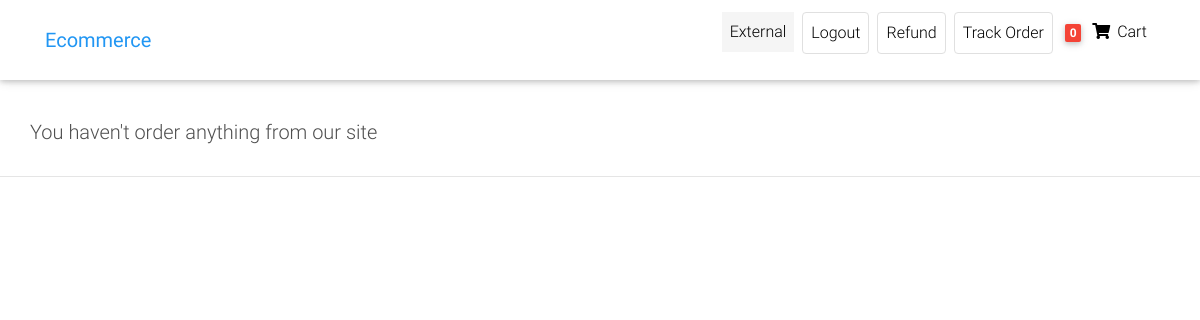
Page /track-order/ (signed in) on the earlier database version.
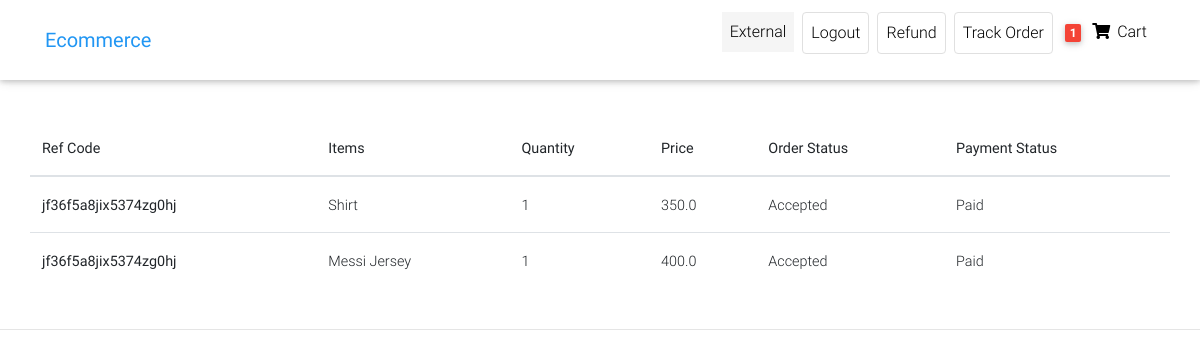
Same page on the later database version.
### front/models.py (models this page shows, shortened)
class Customer(AbstractUser):#Users is customer here
    phone=models.CharField(max_length=12,default="")
    gender=models.CharField(max_length=15,default="")
    user_address=models.CharField(max_length=50,default="")

class Order(models.Model):
    user=models.ForeignKey(Customer,on_delete=models.CASCADE)
    ref_code=models.CharField(max_length=20,blank=True,null=True)
    items=models.ManyToManyField(OrderItem)
    start_date = models.DateTimeField(auto_now_add=True)
    ordered_date=models.DateField()
    ordered=models.BooleanField(default=False)#it check whether has been ordered or not
    billing_address=models.ForeignKey('Address',related_name='billing_address',on_delete=models.SET_NULL,blank=True,null=True)
    shipping_address=models.ForeignKey('Address',related_name='shipping_address',on_delete=models.SET_NULL,blank=True,null=True)
    payment_detail=models.ForeignKey('Payments',on_delete=models.SET_NULL,blank=True,null=True)
    coupon=models.ForeignKey('Coupon',on_delete=models.SET_NULL,blank=True,null=True)
    being_delivered=models.BooleanField(default=False)#deliver hogaya
    received=models.BooleanField(default=False)#order hmne receive karliya
    order_status=models.CharField(choices=status,max_length=10,default='Pe')
    refund_requested=models.BooleanField(default=False)
    refund_granted=models.BooleanField(default=False)
    def __str__(self):
        return self.user.username

class OrderItem(models.Model):
    user=models.ForeignKey(Customer,on_delete=models.CASCADE,null=True,blank=True)
    ordered=models.BooleanField(default=False)
    item=models.ForeignKey(Item,on_delete=models.CASCADE)
    quantity=models.IntegerField(default=1)
    def get_total_item_price(self):
        totalprice=self.item.price * self.quantity
        return totalprice
    def get_total_item_discount_price(self):
        if self.item.discount_price:
            totalprice=self.item.discount_price * self.quantity
            return totalprice
        else:
            return self.get_total_item_price()
    def get_final_price(self):
        if self.get_total_item_discount_price():
            return self.get_total_item_discount_price()
        return self.get_total_item_price()

class Item(models.Model):
    upload_path = 'Images'
    title=models.CharField(max_length=50)
    price=models.FloatField()
    discount_price=models.FloatField(blank=True,null=True)
    category=models.CharField(choices=CATEGORY_CHOICES,max_length=2)
    label=models.CharField(choices=LABEL_CHOICES,max_length=1)
    slug=models.SlugField(blank=True)
    description=models.TextField()
    image=models.ImageField(upload_to=upload_path,null=True,blank=True)

### front/views.py (the view)
# urls.py: path('track-order/',  views.track_order, name='track-order'),
@login_required(login_url="login/")
def track_order(request):
    ordered_items=Order.objects.prefetch_related('items').filter(user=request.user,ordered=True)
    print(ordered_items)
    '''for order in ordered_items:
        print(order.items.all())'''#it is for debugging
    context={'ordered_items':ordered_items}
    return render(request,'Ecommerce/track_order.html',context)

### front/templatetags/cart_template_tags.py (called while the page is built)
@register.filter
def cart_item_count(user):
    if user.is_authenticated:
        qs=Order.objects.filter(user=user,ordered=False)
        if qs.exists():
            return qs[0].items.count()
    return 0

### front/templates/Ecommerce/track_order.html (shortened to what this page needs)
{% extends "Ecommerce/home-page.html" %}
{% load static %}
{% load cart_template_tags %}
{% block body %}
  {% include 'Ecommerce/navbar.html' %}
  <main class="mt-5 pt-4">
    <div class="container dark-grey-text mt-5">
      <div class="row wow fadeIn">
        {% if  ordered_items and user.is_authenticated %}
        <table class="table">
            <thead>
              <tr>
                <th scope="col">Ref Code</th>
                <th scope="col"> Items</th>
                <th scope="col"> Quantity</th>
                <th scope="col">Price</th>
                <th scope="col">Order Status</th>
                <th scope="col">Payment Status</th>
              </tr>
            </thead>
            <tbody>
                {% for order in ordered_items %}
                {% for orderitems in order.items.all %}
              <tr>
                <th scope="row">{{order.ref_code}}</th>
                <td>{{orderitems.item.title}}</td>
                <td>{{orderitems.quantity}}</td>
                <td>{{orderitems.get_final_price}}</td>
                <td>{{order.get_order_status_display}}</td>
                <td>
                    {% if order.payment_detail.paid %}Paid{% else %}Not Paid{% endif %}
                </td>
              </tr>
              {% endfor %}
              {% endfor %}
            </tbody>
          </table>
          {% else %}
          <h5>You haven't order anything from our site</h5>
    {% endif %}
      </div>
      </div>
  </main>
  <footer class="page-footer text-center font-small mt-4 wow fadeIn">
    <hr class="my-4">
  </footer>
  {% endblock body %}

### front/templates/Ecommerce/navbar.html (shortened to what this page needs)
{% load cart_template_tags %}
 <nav class="navbar fixed-top navbar-expand-lg navbar-light white scrolling-navbar">
    <div class="container">
      <a class="navbar-brand waves-effect" href="/" >
        <strong class="blue-text">Ecommerce</strong>
      </a>
      <div class="collapse navbar-collapse" id="navbarSupportedContent">
        <ul class="navbar-nav nav-flex-icons">
          {% if request.user.is_authenticated %}
          <li class="nav-item mx-1">
            <p class="nav-link  "
            style="background-color:whitesmoke;"
             >
              {{request.user.first_name}}
          </p>
          </li>
          <li class="nav-item mx-1">
            <a href="{% url 'account_logout' %}" class="nav-link border border-light rounded waves-effect"
             >
              Logout
            </a>
          </li>
          <li class="nav-item mx-1">
            <a href="{% url 'request-refund' %}" class="nav-link border border-light rounded waves-effect"
             >
              Refund
            </a>
          </li>
          <li class="nav-item mx-1">
            <a href="{% url 'track-order' %}" class="nav-link border border-light rounded waves-effect"
            >
              Track Order
            </a>
          </li>
          {% endif %}
          {% if user.is_authenticated %}
          <li class="nav-item">
            <a href="{% url 'order-summary' %}" class="nav-link waves-effect">
              <span class="badge red z-depth-1 mr-1"> {{request.user|cart_item_count}} </span>
              <i class="fas fa-shopping-cart"></i>
              <span class="clearfix d-none d-sm-inline-block"> Cart </span>
            </a>
          </li>
          {% endif %}
        </ul>
      </div>
    </div>
  </nav>

Differences in the rows shown:
changed Customer "External": user|cart_item_count "0" → "1"
added Order: ref_code "jf36f5a8jix5374zg0hj", order_status "Accepted"
added OrderItem: item "Shirt", quantity "1", get_final_price "350.0"
added OrderItem: item "Messi Jersey", quantity "1", get_final_price "400.0"
Other differences:
text no longer shown: "You haven't order anything from our site"
text now shown: "Ref Code Items Quantity Price Order Status Payment Status"
